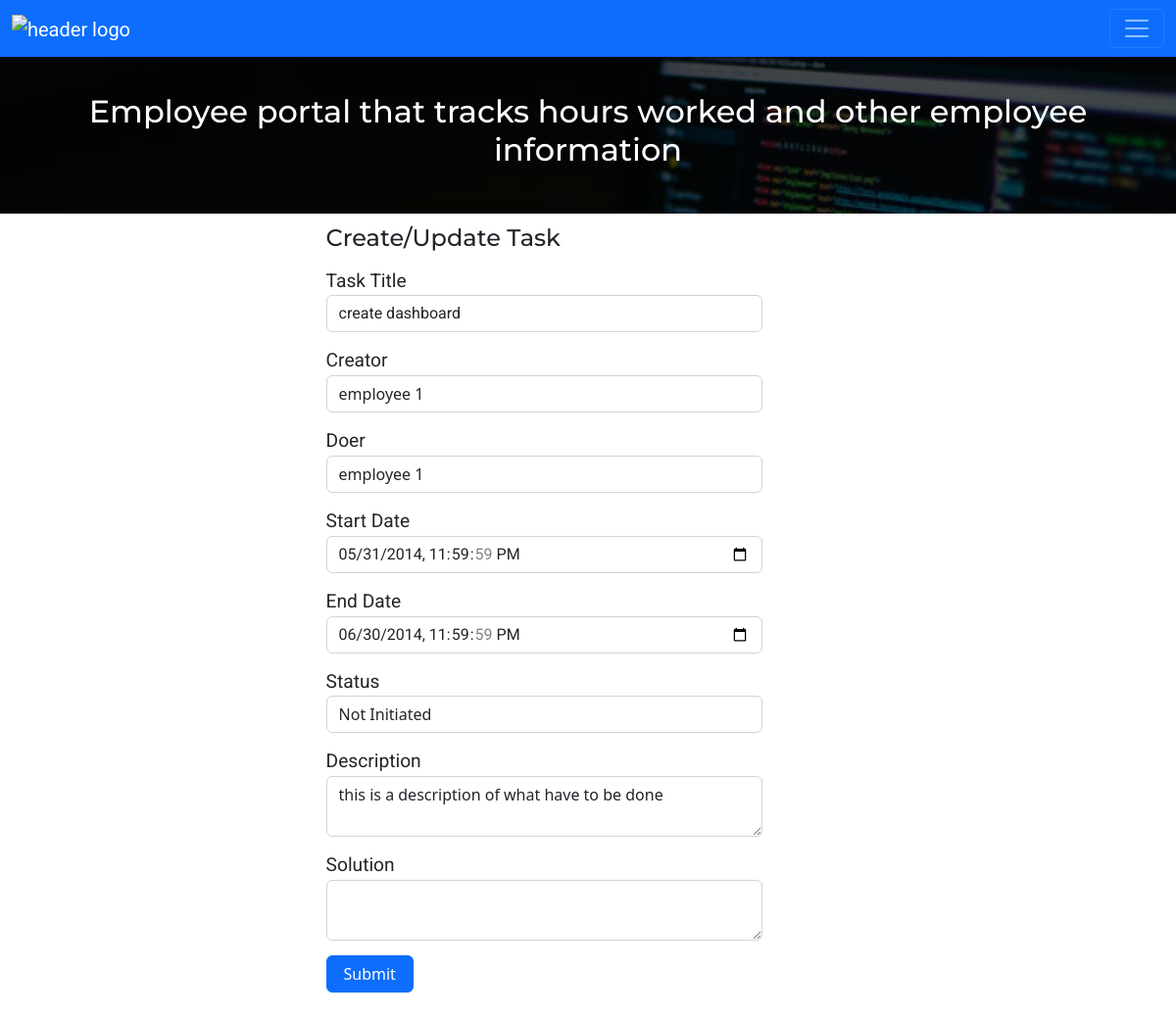
Page /index.php?task_id=1 on the committed database.
### tables this page shows
CREATE TABLE tasks (
  task_id int not null auto_increment,
  title varchar(50) not null,
  employee_id_creation int not null ,
  employee_id_assigned  int not  null ,
  creation_date TIMESTAMP DEFAULT CURRENT_TIMESTAMP,
  start_date DATETIME NOT NULL,
  end_date DATETIME NOT NULL,
  task_status_id int not null default 0,
  description  varchar(1000) NOT NULL,
  solution varchar(1000) ,
  primary key (task_id),
  FOREIGN KEY (employee_id_creation)
      REFERENCES employees(employee_id),
      FOREIGN KEY (employee_id_assigned)
      REFERENCES employees(employee_id),
      FOREIGN KEY (task_status_id)
      REFERENCES task_status(task_status_id)
);

CREATE TABLE employees (
  employee_id int not null auto_increment,
  full_name varchar(50) NOT NULL,
  primary key (employee_id)
);

CREATE TABLE task_status (
  task_status_id int not null ,
  description varchar(20) NOT NULL,
  primary key (task_status_id)
);

### database.php (called while the page is built, shortened)
<?php
class Database
{
    private $connection;
    private $password = "";
    private $username = "root";
    private $dsn = "mysql:host=localhost;dbname=worklogdb";
    public function connect_db()
    {
        $this->connection = new PDO($this->dsn, $this->username, $this->password);
    }
    public function getTaskById($taskID)
    {
        $stmt = $this->connection->prepare("SELECT * FROM tasks WHERE task_id=?");
        $stmt->execute([$taskID]);
        $taks = $stmt->fetch();
        return $taks;
    }
    public function getEmployees()
    {
        $sql = "select * from employees";
        $stmt = $this->connection->query( $sql)->fetchAll();
        return $stmt;
    }
    public function getStatus()
    {
        $sql = "select * from task_status";
        $stmt = $this->connection->query( $sql);
        return $stmt;
    }
}
?>

### index.php (the view, shortened to what this page needs)
<?php
require_once("database.php");
$database = new Database();
$employees = $database->getEmployees();
$taskStatus = $database->getStatus();
$taskToUpdate = null;
if (array_key_exists("task_id", $_GET)) {
	$taskToUpdate = $database->getTaskById($_GET["task_id"]);
}
?>
<!DOCTYPE html>
<html>
<head>
	<link rel="stylesheet" href="https://cdn.jsdelivr.net/npm/bootstrap@5.2.0-beta1/dist/css/bootstrap.min.css">
	<link rel="stylesheet" href="./css/style.css">
</head>
<body>
	<header>
		<nav class="navbar navbar-dark bg-primary">
			<div class="container-fluid">
				<a class="navbar-brand" href="index.php"><img src="./img/php-logo.png" alt="header logo"></a>
				<button class="navbar-toggler" type="button" data-bs-toggle="collapse" data-bs-target="#navbarSupportedContent" aria-controls="navbarSupportedContent" aria-expanded="false" aria-label="Toggle navigation">
					<span class="navbar-toggler-icon"></span>
				</button>
			</div>
		</nav>
	</header>
	<section class="masthead">
		<div>
			<h1>Employee portal that tracks hours worked and other employee information</h1>
		</div>
	</section>
	<main class="container">
		<section class="form-row row justify-content-center">
			<form method="post" class="form-horizontal col-md-6 col-md-offset-3">
				<h2>Create/Update Task</h2>
				<div class="form-group">
					<label for="input1" class="col-sm-2 control-label">Task Title</label>
					<div class="col-sm-10">
						<input required type="text" name="title" class="form-control" id="input1" value="<?php echo $taskToUpdate != null ? $taskToUpdate["title"] : "" ?>">
					</div>
				</div>
				<div class="form-group">
					<label for="input4" class="col-sm-2 control-label">Creator</label>
					<div class="col-sm-10">
						<select  name="employee_id_creation" class="form-control" required="required" >
							<?php foreach ($employees as $row) { ?>
								<option value="<?php echo $row['employee_id'] ?>" <?php echo $taskToUpdate != null && $row['employee_id'] == $taskToUpdate["employee_id_creation"] ? "selected" : "" ?>><?php echo $row['full_name'] ?></option>
							<?php } ?>
						</select>
					</div>
				</div>
				<div class="form-group">
					<label for="input4" class="col-sm-2 control-label">Doer</label>
					<div class="col-sm-10">
						<select name="employee_id_assigned" class="form-control" required="required" >
							<?php foreach ($employees as $row) { ?>
								<option value="<?php echo $row['employee_id'] ?>" <?php echo $taskToUpdate != null && $row['employee_id'] == $taskToUpdate["employee_id_assigned"] ? "selected" : "" ?>><?php echo $row['full_name'] ?></option>
							<?php } ?>
						</select>
					</div>
				</div>
				<div class="form-group">
					<label for="input2" class="col-sm-2 control-label">Start Date</label>
					<div class="col-sm-10">
						<input required type="datetime-local" name="start_date" class="form-control" id="input2" value="<?php echo $taskToUpdate != null ? $taskToUpdate["start_date"] : "" ?>">
					</div>
				</div>
				<div class="form-group">
					<label for="input3" class="col-sm-2 control-label">End Date</label>
					<div class="col-sm-10">
						<input required type="datetime-local" name="end_date" class="form-control" id="input3" value="<?php echo $taskToUpdate != null ? $taskToUpdate["end_date"] : "" ?>">
					</div>
				</div>
				<div class="form-group">
					<label for="input4" class="col-sm-2 control-label">Status</label>
					<div class="col-sm-10">
						<select name="task_status_id" class="form-control" required>
							<?php while ($row = $taskStatus->fetch()) { ?>
								<option value="<?php echo $row['task_status_id']  ?>" <?php echo $taskToUpdate != null && $row['task_status_id'] == $taskToUpdate["task_status_id"] ? "selected" : "" ?>><?php echo $row['description'] ?></option>
							<?php } ?>
						</select>
					</div>
				</div>
				<div class="form-group">
					<label for="input3" class="col-sm-2 control-label">Description</label>
					<div class="col-sm-10">
						<textarea name="description" required class="form-control" id="input4"><?php echo $taskToUpdate != null ? $taskToUpdate["description"] : "" ?></textarea>
					</div>
				</div>
				<?php
				if (array_key_exists("task_id", $_GET)) {
				?>
					<div class="form-group">
						<label for="input3" class="col-sm-2 control-label">Solution</label>
						<div class="col-sm-10">
							<textarea name="solution" class="form-control" id="input4"><?php echo $taskToUpdate != null ? $taskToUpdate["solution"] : "" ?></textarea>
						</div>
					</div>
				<?php
				}
				?>
				<div class="form-group">
					<input type="submit" class="btn btn-primary col-md-2 col-md-offset-10" value="Submit">
				</div>
			</form>
		</section>
	</main>
</body>
</html>

### css/style.css (style rules this page uses)
h1,h2,h3,h4,h5,h6 { font-family: 'Montserrat', sans-serif; }
p,a,li,figcaption,th,td,label,input { font-size: 1.2em; font-family: 'Roboto', sans-serif; }
.navbar-brand img { height: 80px; width: auto; }
.masthead { height: 20vh; width: 100%; background-image: url('../img/sample-image.jpg'); background-size: cover; }
.masthead div { width: 100%; height: 100%; background-color: rgba(0, 0, 0, 0.7); display: flex; align-items: center; justify-content: center; }
.masthead div h1 { font-size: 2em; color: #fff; text-align: center; }
.form-row { padding: 1%; }
.form-row h2 { font-size: 1.5em; }
.form-row .form-group { margin: 15px 0px; }

### rows in the picture
tasks: title "create dashboard", employee_id_creation "employee 1", employee_id_assigned "employee 1", start_date "05/31/2014 23:59:59", end_date "06/30/2014 23:59:59", task_status_id "Not Initiated", description "this is a description of what have to be done"
